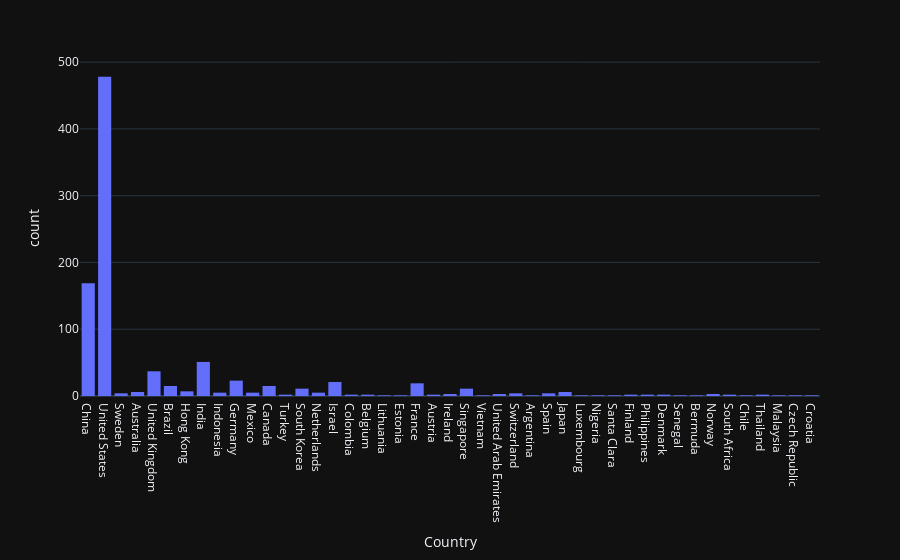

Notebook cell for this chart:
### Code cell
px.histogram(df,x='Country',template='plotly_dark')

### Figure 1 — Plotly figure (JSON) as saved in the notebook; plotly's stock layout.template omitted (floating-point values rounded to 4 significant figures; data arrays with more than 128 entries replaced by an {"elided": "..."} marker saying what was removed)
{"data": [{"alignmentgroup": "True", "bingroup": "x", "hovertemplate": "Country=%{x}<br>count=%{y}<extra></extra>", "legendgroup": "", "marker": {"color": "#636efa", "pattern": {"shape": ""}}, "name": "", "offsetgroup": "", "orientation": "v", "showlegend": false, "type": "histogram", "x": {"elided": "936 str values"}, "xaxis": "x", "yaxis": "y"}], "layout": {"barmode": "relative", "legend": {"tracegroupgap": 0}, "margin": {"t": 60}, "xaxis": {"anchor": "y", "domain": [0, 1], "title": {"text": "Country"}}, "yaxis": {"anchor": "x", "domain": [0, 1], "title": {"text": "count"}}}}
